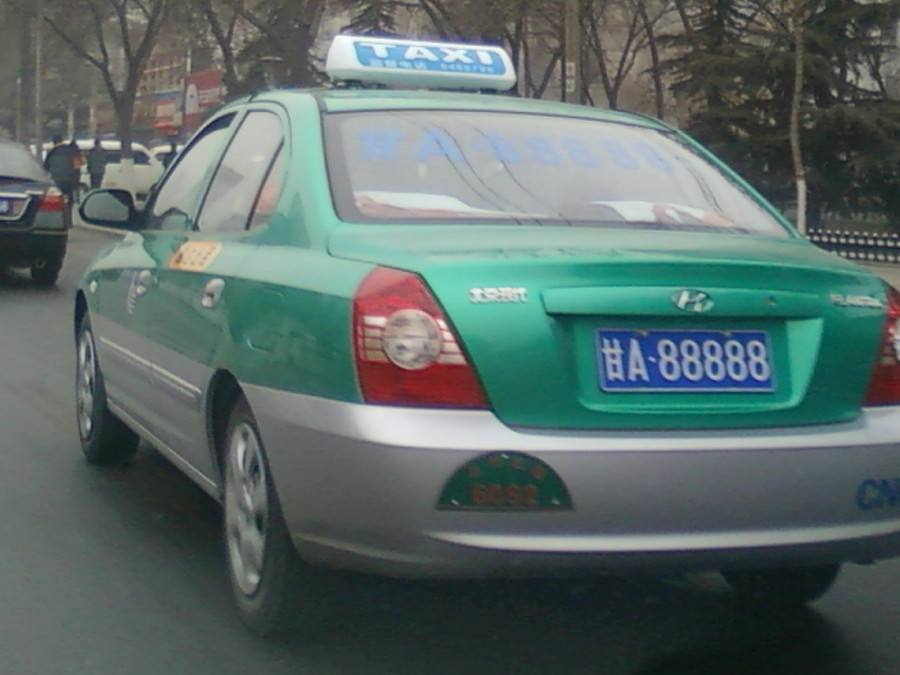
//> input picture RMdata/data_pack3/car.jpg, 900 x 675 px
$ ./main   (built with g++ and OpenCV 4)
//> lines starting //> are read from the running program, lines starting //| are printed output that depends on the picture
#include<opencv2/highgui/highgui.hpp>
#include<opencv2/opencv.hpp>
#include<opencv2/imgproc.hpp>
#include <opencv2/calib3d.hpp>
#include<iostream>
#include<vector>
using namespace std;
using namespace cv;
void on_mouse(int event,int x,int y,int flag, void*);
Point2f srcTri[4],dstTri[4];
Mat srcImage,warp_image,warp_mat,tmpImage;
int cnt=0;
int main()
{
    srcImage=imread("../../RMdata/data_pack3/car.jpg");
//> srcImage is the input picture: 675 rows x 900 cols, CV_8UC3; mean B, G, R 103.9, 106.3, 90.9
    tmpImage=srcImage.clone();
    warp_image=Mat::zeros(srcImage.rows,srcImage.cols,srcImage.type());
    dstTri[0]=Point2f(0,0);
    dstTri[1]=Point2f(400,0);
    dstTri[2]=Point2f(400,100);
    dstTri[3]=Point2f(0,100);
    imshow("src",tmpImage);
    setMouseCallback("src",on_mouse,0);
    waitKey(0);
//> the left mouse button is pressed and released at (225, 168)
//> the left mouse button is pressed and released at (675, 168)
//> the left mouse button is pressed and released at (675, 506)
//> the left mouse button is pressed and released at (225, 506)
//> in on_mouse (call 7), `line(tmpImage,srcTri[3],srcTri[0],Scalar(0,0,255),2,5,0);`:
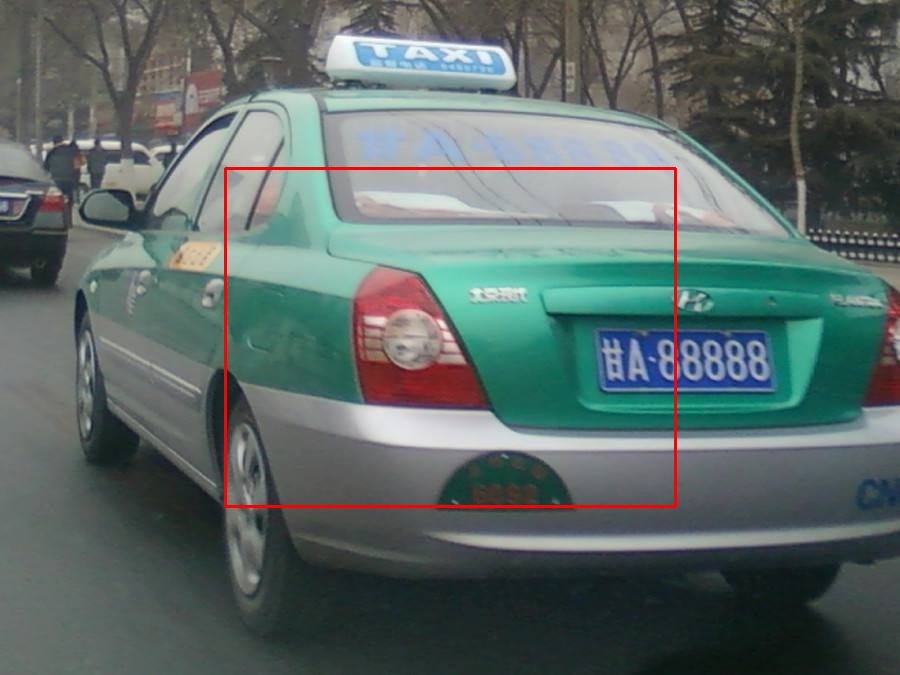
//> tmpImage: 675 rows x 900 cols, CV_8UC3; mean B, G, R 102.9, 105.3, 92
//> in on_mouse (call 7), `warpPerspective(srcImage,warp_image,warp_mat,Size(400,100));`:
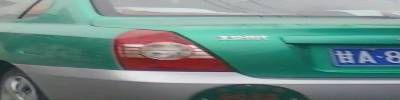
//> warp_image: 100 rows x 400 cols, CV_8UC3; mean B, G, R 134.1, 138.4, 111.9
}
void on_mouse(int event,int x,int y,int flag, void*)
{
    if(event==EVENT_LBUTTONDOWN)
    {
        srcTri[cnt++]=Point2f(x,y);
        if(cnt==1)
            tmpImage=srcImage.clone();
        if(cnt>1)
            line(tmpImage,srcTri[cnt-2],srcTri[cnt-1],Scalar(0,0,255),2,5,0);
        if(cnt==4)
        {
            line(tmpImage,srcTri[3],srcTri[0],Scalar(0,0,255),2,5,0);
            cnt=0;
            warp_mat=getPerspectiveTransform(srcTri,dstTri);
            warpPerspective(srcImage,warp_image,warp_mat,Size(400,100));
            imshow("output",warp_image);
        }
        imshow("src",tmpImage);
    }
}

$ run again, with RMdata/data_pack3/railway.jfif saved as RMdata/data_pack3/car.jpg
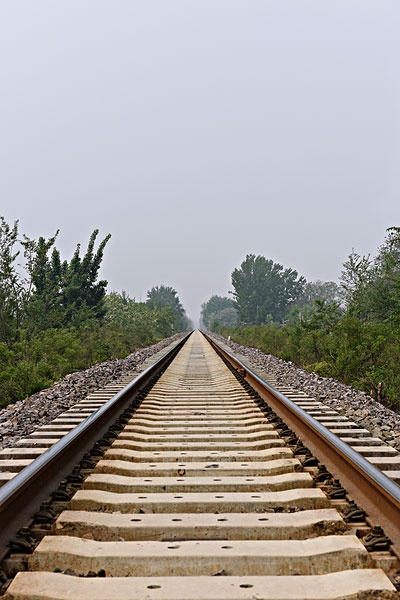
//> input picture RMdata/data_pack3/railway.jfif, 400 x 600 px
//> srcImage is the input picture: 600 rows x 400 cols, CV_8UC3; mean B, G, R 150.8, 155.5, 160.4
//> in on_mouse (call 7), `line(tmpImage,srcTri[3],srcTri[0],Scalar(0,0,255),2,5,0);`:
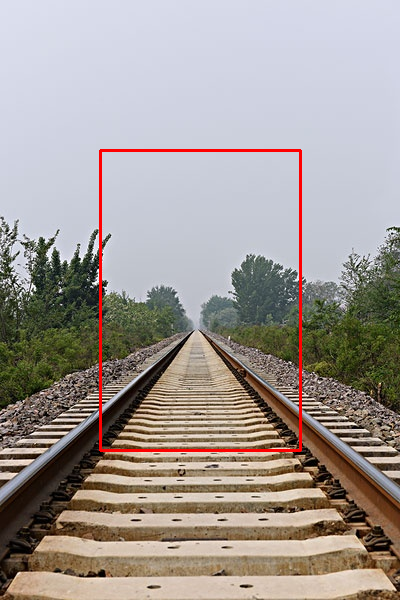
//> tmpImage: 600 rows x 400 cols, CV_8UC3; mean B, G, R 149, 153.7, 161.7
//> in on_mouse (call 7), `warpPerspective(srcImage,warp_image,warp_mat,Size(400,100));`:
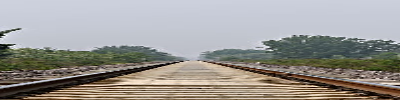
//> warp_image: 100 rows x 400 cols, CV_8UC3; mean B, G, R 147.7, 151.6, 153.9
